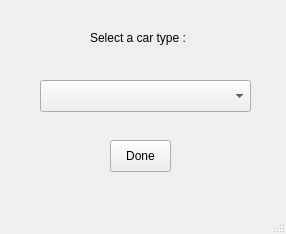
<?xml version="1.0" encoding="UTF-8"?>
<ui version="4.0">
 <class>boxWindow</class>
 <widget class="QMainWindow" name="boxWindow">
  <property name="geometry">
   <rect>
    <x>0</x>
    <y>0</y>
    <width>286</width>
    <height>234</height>
   </rect>
  </property>
  <property name="windowTitle">
   <string>MainWindow</string>
  </property>
  <widget class="QWidget" name="centralwidget">
   <widget class="QPushButton" name="doneButton">
    <property name="geometry">
     <rect>
      <x>110</x>
      <y>140</y>
      <width>61</width>
      <height>32</height>
     </rect>
    </property>
    <property name="text">
     <string>Done</string>
    </property>
   </widget>
   <widget class="QComboBox" name="comboBox">
    <property name="geometry">
     <rect>
      <x>40</x>
      <y>80</y>
      <width>211</width>
      <height>32</height>
     </rect>
    </property>
   </widget>
   <widget class="QLabel" name="label">
    <property name="geometry">
     <rect>
      <x>90</x>
      <y>30</y>
      <width>111</width>
      <height>16</height>
     </rect>
    </property>
    <property name="text">
     <string>Select a car type :</string>
    </property>
   </widget>
  </widget>
  <widget class="QMenuBar" name="menubar">
   <property name="geometry">
    <rect>
     <x>0</x>
     <y>0</y>
     <width>286</width>
     <height>24</height>
    </rect>
   </property>
  </widget>
  <widget class="QStatusBar" name="statusbar"/>
 </widget>
 <resources/>
 <connections/>
</ui>
